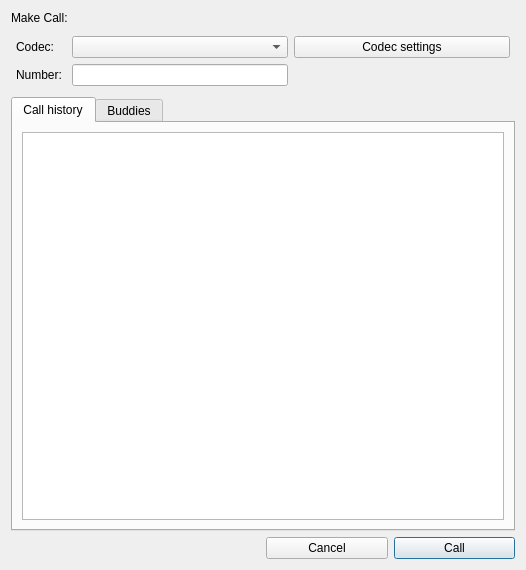
<?xml version="1.0" encoding="UTF-8"?>
<ui version="4.0">
 <class>MakeCall</class>
 <widget class="QDialog" name="MakeCall">
  <property name="geometry">
   <rect>
    <x>0</x>
    <y>0</y>
    <width>526</width>
    <height>570</height>
   </rect>
  </property>
  <property name="minimumSize">
   <size>
    <width>520</width>
    <height>570</height>
   </size>
  </property>
  <property name="windowTitle">
   <string>make call</string>
  </property>
  <layout class="QGridLayout" name="gridLayout_3">
   <item row="1" column="0" colspan="2">
    <layout class="QGridLayout" name="gridLayout">
     <property name="leftMargin">
      <number>5</number>
     </property>
     <property name="topMargin">
      <number>5</number>
     </property>
     <property name="rightMargin">
      <number>5</number>
     </property>
     <property name="bottomMargin">
      <number>5</number>
     </property>
     <item row="0" column="2">
      <widget class="QComboBox" name="selcectCodecBox"/>
     </item>
     <item row="1" column="1">
      <widget class="QLabel" name="label_number">
       <property name="text">
        <string>Number: </string>
       </property>
      </widget>
     </item>
     <item row="0" column="1">
      <widget class="QLabel" name="label_codec">
       <property name="text">
        <string>Codec:</string>
       </property>
      </widget>
     </item>
     <item row="1" column="2">
      <widget class="QLineEdit" name="lineEditNumber"/>
     </item>
     <item row="1" column="3">
      <spacer name="horizontalSpacer_2">
       <property name="orientation">
        <enum>Qt::Horizontal</enum>
       </property>
       <property name="sizeHint" stdset="0">
        <size>
         <width>40</width>
         <height>20</height>
        </size>
       </property>
      </spacer>
     </item>
     <item row="0" column="3">
      <widget class="QPushButton" name="pushButton_settings">
       <property name="text">
        <string>Codec settings</string>
       </property>
       <property name="autoDefault">
        <bool>false</bool>
       </property>
      </widget>
     </item>
    </layout>
   </item>
   <item row="0" column="0">
    <widget class="QLabel" name="label">
     <property name="text">
      <string>Make Call:</string>
     </property>
    </widget>
   </item>
   <item row="5" column="1">
    <layout class="QGridLayout" name="gridLayout_2">
     <item row="0" column="1">
      <widget class="QPushButton" name="pushButton_Call">
       <property name="text">
        <string>Call</string>
       </property>
       <property name="autoDefault">
        <bool>true</bool>
       </property>
      </widget>
     </item>
     <item row="0" column="0">
      <widget class="QPushButton" name="pushButton_cancel">
       <property name="text">
        <string>Cancel</string>
       </property>
      </widget>
     </item>
    </layout>
   </item>
   <item row="4" column="0" colspan="2">
    <widget class="QTabWidget" name="tabWidget">
     <property name="currentIndex">
      <number>0</number>
     </property>
     <widget class="QWidget" name="Callhistory">
      <attribute name="title">
       <string>Call history</string>
      </attribute>
      <layout class="QVBoxLayout" name="verticalLayout">
       <item>
        <widget class="QTableView" name="tableView"/>
       </item>
      </layout>
     </widget>
     <widget class="QWidget" name="buddies">
      <attribute name="title">
       <string>Buddies</string>
      </attribute>
      <layout class="QVBoxLayout" name="verticalLayout_2">
       <item>
        <widget class="QTableView" name="tableView_2"/>
       </item>
      </layout>
     </widget>
    </widget>
   </item>
  </layout>
 </widget>
 <resources/>
 <connections/>
</ui>
